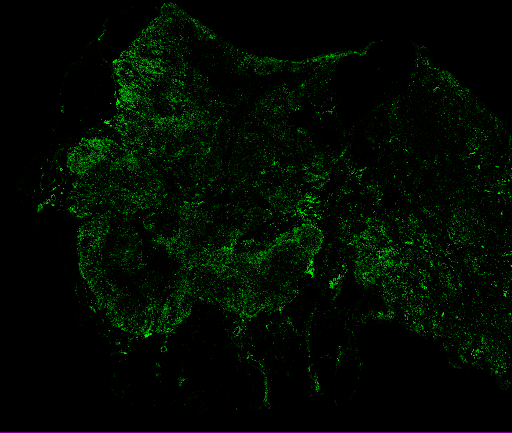
#> input picture opencv/incept4.png, 512 x 433 px
$ jupyter execute Histogram.ipynb
#> lines starting #> are read from the running program, lines starting #| are printed output that depends on the picture; after the words box and inside, x2 and y2 are one past the last pixel; in counts of white or black regions, pixels touching at a corner belong together
[cell 1]
import cv2
import numpy as np
import matplotlib.pyplot as plt

[cell 2]
image = cv2.imread('incept4.png')
#> image is the input picture: shape (433, 512, 3); mean B, G, R 0.3, 10.1, 1.3

[cell 3]
# Extract the green channel
green_channel = image[:, :, 1]  # BGR
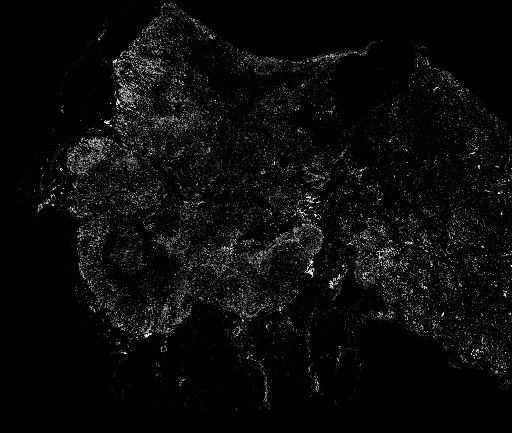
#> green_channel: shape (433, 512); min 0, max 253, mean 10.1

[cell 4]
# Mean
np.mean(green_channel)
#> Out = 10.11

[cell 5]
# Standard Deviation
np.std(green_channel)
#> Out = 26.22

[cell 6]
# Compute histogram
hist, bins = np.histogram(green_channel.flatten(), bins='auto', range=[0, 256])
#> hist = 1550 values, max 105706 at index 0, min 0 at index 1, mean 143; bins = 1551 values from 0 to 256

[cell 7]
# Plot histogram
plt.figure()
plt.bar(bins[:-1], hist, width=bins[1] - bins[0], align='center', color='green')
plt.title("Probability Histogram")
plt.xlabel("Pixel Value")
plt.ylabel("Frequency")
plt.show()
#> figure, not shown here; tallest bar 105706 high, from x = -0.0826 to 0.0826

# Doesn't look like it's really sure of anything:

[cell 8]
# Plot histogram
plt.figure()
plt.bar(bins[:-1], hist, width=bins[1] - bins[0], align='center', color='green')
plt.title("Probability Histogram")
plt.xlabel("Pixel Value")
plt.ylabel("Frequency")
plt.ylim(0, 40000)
plt.xlim(0, 50)
plt.show()
#> figure, not shown here; tallest bar 105706 high, from x = -0.0826 to 0.0826

# Modified axes so we can see a little better:

[cell 9]
# Create Pandas DataFrame from Image Channels

from PIL import Image
import pandas as pd
import numpy as np

# Open the image file
img = Image.open('incept4.png')

# Convert the image to an array
img_array = np.array(img)

# Get the R, G, B channels
R = img_array[:,:,0]
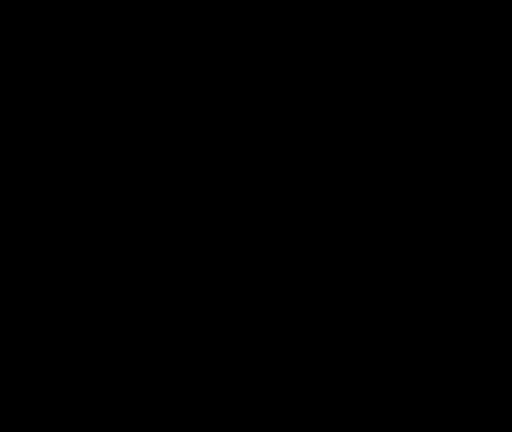
#> R: shape (433, 512); values 1 (black) and 128 (white), 0.23% white in thin lines or dots, all inside (x1, y1, x2, y2) = (0, 432, 512, 433)
G = img_array[:,:,1]
B = img_array[:,:,2]

# Flatten the arrays and create a DataFrame
df = pd.DataFrame({
    'R': R.flatten(),
    'G': G.flatten(),
    'B': B.flatten()
})
#> df = table of 221696 rows and 3 columns

[cell 10]
plt.imshow(img)

[cell 11]
df.describe()
#> Out = table of 8 rows and 3 columns

[cell 12]
df
#> Out = table of 221696 rows and 3 columns

[cell 13]
from matplotlib import pyplot as plt
df['G'].plot(kind='hist', color='green', bins=20, title='G')
plt.gca().spines[['top', 'right',]].set_visible(False)

# PROBABILITY:
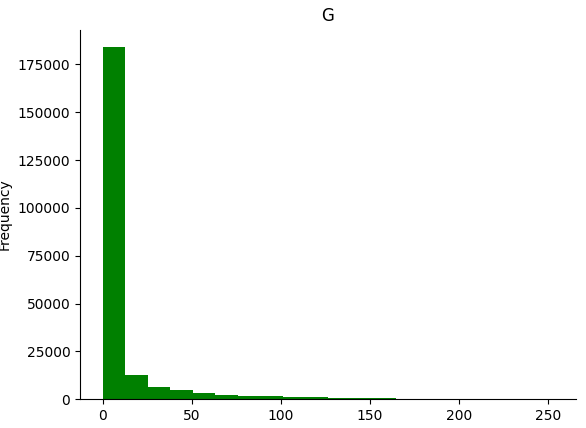
#> figure drawn by matplotlib, 1 panel; tallest bar 184010 high, from x = -8.88e-16 to 12.65

[cell 14]
from matplotlib import pyplot as plt
df['R'].plot(kind='hist', color='red', bins=20, title='R')
plt.gca().spines[['top', 'right',]].set_visible(False)

# R ZERO IS BACKGROUND:
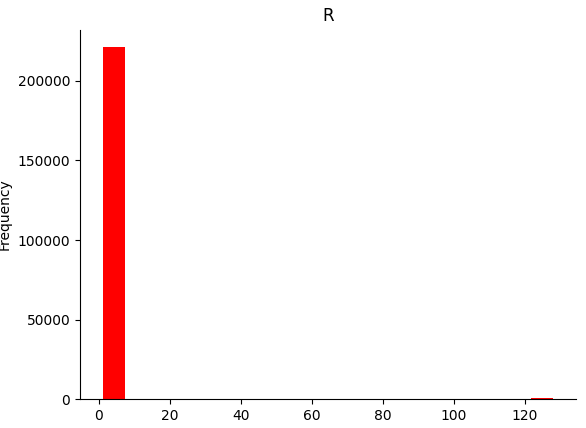
#> figure drawn by matplotlib, 1 panel; tallest bar 221184 high, from x = 1 to 7.35

[cell 15]
from matplotlib import pyplot as plt
df['G'].plot(kind='line', color='green', figsize=(8, 4), title='G')
plt.gca().spines[['top', 'right']].set_visible(False)
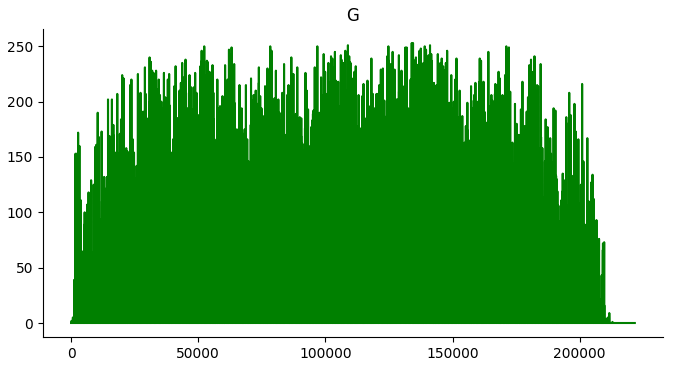
#> figure drawn by matplotlib, 1 panel; curve peaks at x = 133943, y = 253

[cell 16]
from matplotlib import pyplot as plt
df['R'].plot(kind='line', color='red', figsize=(8, 4), title='R')
plt.gca().spines[['top', 'right']].set_visible(False)

# A LOT OF ZEROES, AND AN OUTLIER
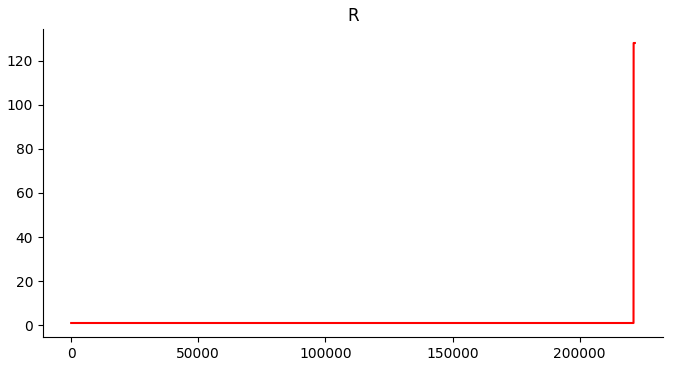
#> figure drawn by matplotlib, 1 panel; curve peaks at x = 221184, y = 128

[cell 17]
# NEXT! "BY CLASS"
image1 = cv2.imread('class.png')
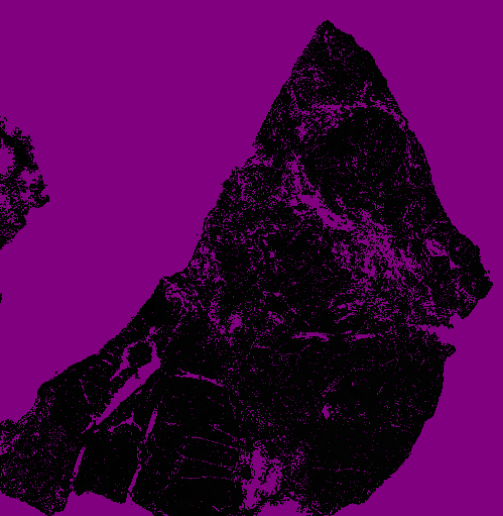
#> input picture opencv/class.png, 503 x 516 px
#> image1 is the input picture: shape (516, 503, 3); mean B, G, R 73.1, 1, 73.1

# Extract the red channel
red_channel = image1[:, :, 2]  # BGR
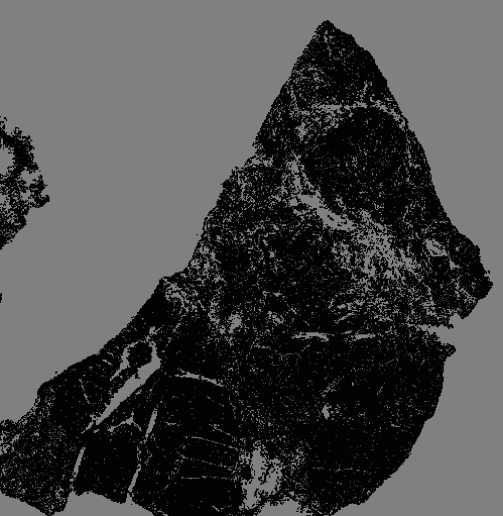
#> red_channel: shape (516, 503); min 1, max 128, mean 73.1

plt.imshow(Image.open('class.png'))
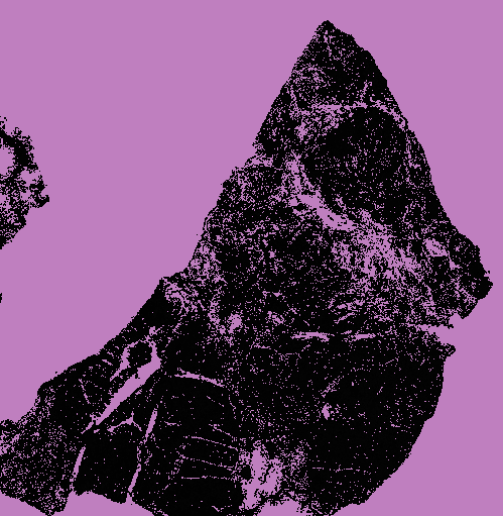
#> shown: shape (516, 503, 4); mean R, G, B, A 73.1, 1, 73.1, 181.2; transparent parts drawn white

[cell 18]
hist1, bins1 = np.histogram(red_channel.flatten(), bins='auto', range=[0, 256])
#> hist1 = 66 values, max 132625 at index 33, min 0 at index 34, mean 3932.5; bins1 = 67 values from 0 to 256

# Plot histogram
plt.figure()
bar_width = bins1[1] - bins1[0]
#> bar_width = 3.88
plt.bar(bins1[:-1], hist1, width=bar_width, align='center', color='red')
plt.title("Class Histogram")
plt.xlabel("Pixel Value")
plt.ylabel("Frequency")
plt.xlim(0, 150)
plt.show()
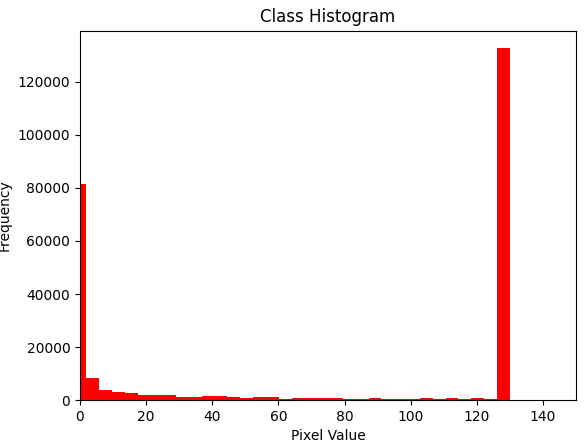
#> figure drawn by matplotlib, 1 panel; tallest bar 132625 high, from x = 126.1 to 129.9

# 128 IS BACKGROUND.  OTHER THAN THAT, WE CAN SEE THAT IT'S MOSTLY ONE CLASS:
